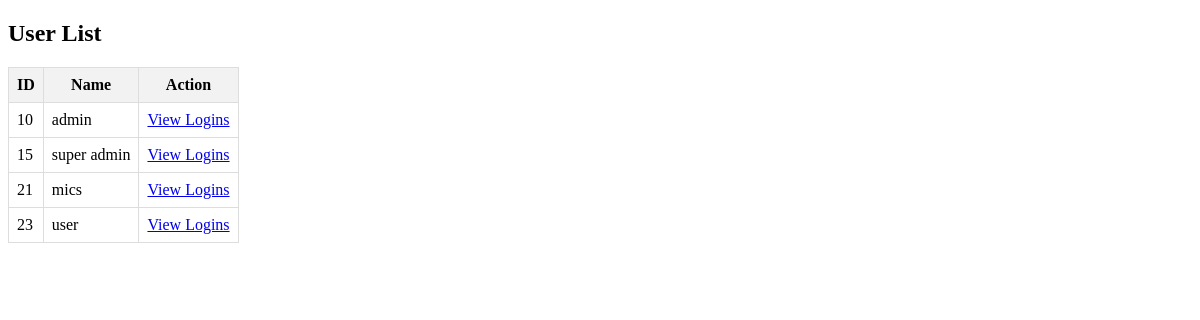
Page /user_logins.php on the committed database.
### tables this page shows
CREATE TABLE `tbl_user` (
  `id` int(11) NOT NULL,
  `department_office` varchar(255) DEFAULT NULL,
  `name` varchar(255) NOT NULL,
  `username` varchar(255) NOT NULL,
  `password` varchar(255) NOT NULL,
  `sector_category` varchar(255) NOT NULL,
  `role` varchar(255) NOT NULL,
  `status` varchar(255) NOT NULL
);

### user_logins.php (the view, shortened to what this page needs)
<?php
$conn = new mysqli("localhost", "root", "", "aip_db");
$users = $conn->query("SELECT * FROM tbl_user");
?>
<!DOCTYPE html>
<html>
<head>
</head>
<body>
<h2>User List</h2>
<table>
    <thead>
        <tr><th>ID</th><th>Name</th><th>Action</th></tr>
    </thead>
    <tbody>
        <?php while ($user = $users->fetch_assoc()): ?>
        <tr>
            <td><?= $user['id'] ?></td>
            <td><?= htmlspecialchars($user['name']) ?></td>
            <td><a href="?user_id=<?= $user['id'] ?>">View Logins</a></td>
        </tr>
        <?php endwhile; ?>
    </tbody>
</table>
</body>
</html>

### user_logins.php (style rules this page uses)
table, th, td { border: 1px solid #ddd; border-collapse: collapse; padding: 8px; }
th { background-color: #f2f2f2; }

### rows in the picture
tbl_user: id "10", name "admin"
tbl_user: id "15", name "super admin"
tbl_user: id "21", name "mics"
tbl_user: id "23", name "user"
